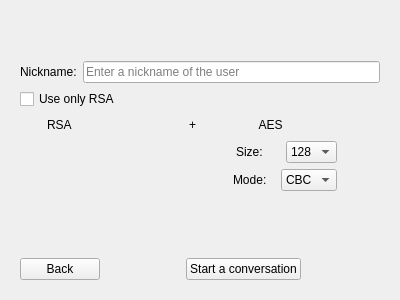
<?xml version="1.0" encoding="UTF-8"?>
<ui version="4.0">
 <class>defaultScreen</class>
 <widget class="QWidget" name="defaultScreen">
  <property name="geometry">
   <rect>
    <x>0</x>
    <y>0</y>
    <width>400</width>
    <height>300</height>
   </rect>
  </property>
  <property name="windowTitle">
   <string>Form</string>
  </property>
  <layout class="QHBoxLayout" name="horizontalLayout_4">
   <item>
    <widget class="QStackedWidget" name="stackedWidget">
     <property name="currentIndex">
      <number>1</number>
     </property>
     <widget class="QWidget" name="choicePage">
      <layout class="QVBoxLayout" name="verticalLayout">
       <item>
        <layout class="QVBoxLayout" name="verticalLayout_2">
         <item>
          <spacer name="verticalSpacer_3">
           <property name="orientation">
            <enum>Qt::Vertical</enum>
           </property>
           <property name="sizeHint" stdset="0">
            <size>
             <width>20</width>
             <height>40</height>
            </size>
           </property>
          </spacer>
         </item>
         <item>
          <layout class="QHBoxLayout" name="horizontalLayout">
           <item>
            <spacer name="horizontalSpacer_2">
             <property name="orientation">
              <enum>Qt::Horizontal</enum>
             </property>
             <property name="sizeHint" stdset="0">
              <size>
               <width>40</width>
               <height>20</height>
              </size>
             </property>
            </spacer>
           </item>
           <item>
            <widget class="QPushButton" name="jumpToPMBtn">
             <property name="text">
              <string>Start new converstaion</string>
             </property>
            </widget>
           </item>
           <item>
            <spacer name="horizontalSpacer">
             <property name="orientation">
              <enum>Qt::Horizontal</enum>
             </property>
             <property name="sizeHint" stdset="0">
              <size>
               <width>40</width>
               <height>20</height>
              </size>
             </property>
            </spacer>
           </item>
          </layout>
         </item>
         <item>
          <spacer name="verticalSpacer">
           <property name="orientation">
            <enum>Qt::Vertical</enum>
           </property>
           <property name="sizeHint" stdset="0">
            <size>
             <width>20</width>
             <height>40</height>
            </size>
           </property>
          </spacer>
         </item>
         <item>
          <layout class="QHBoxLayout" name="horizontalLayout_2">
           <item>
            <spacer name="horizontalSpacer_5">
             <property name="orientation">
              <enum>Qt::Horizontal</enum>
             </property>
             <property name="sizeHint" stdset="0">
              <size>
               <width>40</width>
               <height>20</height>
              </size>
             </property>
            </spacer>
           </item>
           <item>
            <widget class="QPushButton" name="jumpToCGroupsBtn">
             <property name="text">
              <string>Create a group</string>
             </property>
            </widget>
           </item>
           <item>
            <spacer name="horizontalSpacer_6">
             <property name="orientation">
              <enum>Qt::Horizontal</enum>
             </property>
             <property name="sizeHint" stdset="0">
              <size>
               <width>40</width>
               <height>20</height>
              </size>
             </property>
            </spacer>
           </item>
          </layout>
         </item>
         <item>
          <spacer name="verticalSpacer_4">
           <property name="orientation">
            <enum>Qt::Vertical</enum>
           </property>
           <property name="sizeHint" stdset="0">
            <size>
             <width>20</width>
             <height>40</height>
            </size>
           </property>
          </spacer>
         </item>
         <item>
          <layout class="QHBoxLayout" name="horizontalLayout_3">
           <item>
            <spacer name="horizontalSpacer_4">
             <property name="orientation">
              <enum>Qt::Horizontal</enum>
             </property>
             <property name="sizeHint" stdset="0">
              <size>
               <width>40</width>
               <height>20</height>
              </size>
             </property>
            </spacer>
           </item>
           <item>
            <widget class="QPushButton" name="jumpToJGroupsBtn">
             <property name="text">
              <string>Join a group</string>
             </property>
            </widget>
           </item>
           <item>
            <spacer name="horizontalSpacer_3">
             <property name="orientation">
              <enum>Qt::Horizontal</enum>
             </property>
             <property name="sizeHint" stdset="0">
              <size>
               <width>40</width>
               <height>20</height>
              </size>
             </property>
            </spacer>
           </item>
          </layout>
         </item>
         <item>
          <spacer name="verticalSpacer_2">
           <property name="orientation">
            <enum>Qt::Vertical</enum>
           </property>
           <property name="sizeHint" stdset="0">
            <size>
             <width>20</width>
             <height>40</height>
            </size>
           </property>
          </spacer>
         </item>
        </layout>
       </item>
      </layout>
     </widget>
     <widget class="QWidget" name="startPrivateMessages">
      <layout class="QVBoxLayout" name="verticalLayout_4">
       <item>
        <layout class="QVBoxLayout" name="verticalLayout_3">
         <item>
          <spacer name="verticalSpacer_6">
           <property name="orientation">
            <enum>Qt::Vertical</enum>
           </property>
           <property name="sizeHint" stdset="0">
            <size>
             <width>20</width>
             <height>40</height>
            </size>
           </property>
          </spacer>
         </item>
         <item>
          <layout class="QHBoxLayout" name="horizontalLayout_5">
           <item>
            <widget class="QLabel" name="label">
             <property name="text">
              <string>Nickname:</string>
             </property>
            </widget>
           </item>
           <item>
            <widget class="QLineEdit" name="userNicknameLE">
             <property name="maxLength">
              <number>32</number>
             </property>
             <property name="placeholderText">
              <string>Enter a nickname of the user</string>
             </property>
            </widget>
           </item>
          </layout>
         </item>
         <item>
          <widget class="QCheckBox" name="rsaCheckbox">
           <property name="toolTip">
            <string>Warning: experimental, not secure! </string>
           </property>
           <property name="text">
            <string>Use only RSA</string>
           </property>
          </widget>
         </item>
         <item>
          <layout class="QHBoxLayout" name="horizontalLayout_14" stretch="1,5,7">
           <item>
            <spacer name="horizontalSpacer_18">
             <property name="orientation">
              <enum>Qt::Horizontal</enum>
             </property>
             <property name="sizeHint" stdset="0">
              <size>
               <width>40</width>
               <height>20</height>
              </size>
             </property>
            </spacer>
           </item>
           <item>
            <widget class="QLabel" name="label_8">
             <property name="text">
              <string>RSA</string>
             </property>
            </widget>
           </item>
           <item>
            <widget class="QLabel" name="aesLabel">
             <property name="font">
              <font>
               <strikeout>false</strikeout>
              </font>
             </property>
             <property name="text">
              <string>+                   AES</string>
             </property>
            </widget>
           </item>
          </layout>
         </item>
         <item>
          <layout class="QHBoxLayout" name="horizontalLayout_15" stretch="5,1,1,1">
           <item>
            <spacer name="horizontalSpacer_19">
             <property name="orientation">
              <enum>Qt::Horizontal</enum>
             </property>
             <property name="sizeHint" stdset="0">
              <size>
               <width>40</width>
               <height>20</height>
              </size>
             </property>
            </spacer>
           </item>
           <item>
            <widget class="QLabel" name="label_10">
             <property name="text">
              <string>Size:</string>
             </property>
            </widget>
           </item>
           <item>
            <widget class="QComboBox" name="aesSize">
             <property name="editable">
              <bool>false</bool>
             </property>
             <property name="currentText">
              <string>128</string>
             </property>
             <item>
              <property name="text">
               <string>128</string>
              </property>
             </item>
             <item>
              <property name="text">
               <string>192</string>
              </property>
             </item>
             <item>
              <property name="text">
               <string>256</string>
              </property>
             </item>
            </widget>
           </item>
           <item>
            <spacer name="horizontalSpacer_21">
             <property name="orientation">
              <enum>Qt::Horizontal</enum>
             </property>
             <property name="sizeHint" stdset="0">
              <size>
               <width>40</width>
               <height>20</height>
              </size>
             </property>
            </spacer>
           </item>
          </layout>
         </item>
         <item>
          <layout class="QHBoxLayout" name="horizontalLayout_16" stretch="5,1,1,1">
           <item>
            <spacer name="horizontalSpacer_20">
             <property name="orientation">
              <enum>Qt::Horizontal</enum>
             </property>
             <property name="sizeHint" stdset="0">
              <size>
               <width>40</width>
               <height>20</height>
              </size>
             </property>
            </spacer>
           </item>
           <item>
            <widget class="QLabel" name="label_9">
             <property name="text">
              <string>Mode:</string>
             </property>
            </widget>
           </item>
           <item>
            <widget class="QComboBox" name="aesMode">
             <item>
              <property name="text">
               <string>CBC</string>
              </property>
             </item>
             <item>
              <property name="text">
               <string>CFB</string>
              </property>
             </item>
             <item>
              <property name="text">
               <string>OFB</string>
              </property>
             </item>
             <item>
              <property name="text">
               <string>ECB</string>
              </property>
             </item>
            </widget>
           </item>
           <item>
            <spacer name="horizontalSpacer_22">
             <property name="orientation">
              <enum>Qt::Horizontal</enum>
             </property>
             <property name="sizeHint" stdset="0">
              <size>
               <width>40</width>
               <height>20</height>
              </size>
             </property>
            </spacer>
           </item>
          </layout>
         </item>
         <item>
          <spacer name="verticalSpacer_5">
           <property name="orientation">
            <enum>Qt::Vertical</enum>
           </property>
           <property name="sizeHint" stdset="0">
            <size>
             <width>20</width>
             <height>40</height>
            </size>
           </property>
          </spacer>
         </item>
         <item>
          <widget class="QLabel" name="errorLabelPM">
           <property name="text">
            <string/>
           </property>
           <property name="alignment">
            <set>Qt::AlignCenter</set>
           </property>
          </widget>
         </item>
         <item>
          <layout class="QHBoxLayout" name="horizontalLayout_6">
           <item>
            <widget class="QPushButton" name="backPMBtn">
             <property name="text">
              <string>Back</string>
             </property>
            </widget>
           </item>
           <item>
            <spacer name="horizontalSpacer_7">
             <property name="orientation">
              <enum>Qt::Horizontal</enum>
             </property>
             <property name="sizeHint" stdset="0">
              <size>
               <width>40</width>
               <height>20</height>
              </size>
             </property>
            </spacer>
           </item>
           <item>
            <widget class="QPushButton" name="startConversationBtn">
             <property name="text">
              <string>Start a conversation</string>
             </property>
            </widget>
           </item>
           <item>
            <spacer name="horizontalSpacer_8">
             <property name="orientation">
              <enum>Qt::Horizontal</enum>
             </property>
             <property name="sizeHint" stdset="0">
              <size>
               <width>40</width>
               <height>20</height>
              </size>
             </property>
            </spacer>
           </item>
          </layout>
         </item>
        </layout>
       </item>
      </layout>
     </widget>
     <widget class="QWidget" name="joinGroups">
      <layout class="QVBoxLayout" name="verticalLayout_6">
       <item>
        <layout class="QVBoxLayout" name="verticalLayout_5">
         <item>
          <spacer name="verticalSpacer_9">
           <property name="orientation">
            <enum>Qt::Vertical</enum>
           </property>
           <property name="sizeHint" stdset="0">
            <size>
             <width>20</width>
             <height>40</height>
            </size>
           </property>
          </spacer>
         </item>
         <item>
          <layout class="QHBoxLayout" name="horizontalLayout_7" stretch="1,1,5">
           <item>
            <widget class="QLabel" name="label_2">
             <property name="text">
              <string>Group's name:  </string>
             </property>
            </widget>
           </item>
           <item>
            <spacer name="horizontalSpacer_10">
             <property name="orientation">
              <enum>Qt::Horizontal</enum>
             </property>
             <property name="sizeHint" stdset="0">
              <size>
               <width>40</width>
               <height>20</height>
              </size>
             </property>
            </spacer>
           </item>
           <item>
            <widget class="QLineEdit" name="JGroupNameLE"/>
           </item>
          </layout>
         </item>
         <item>
          <spacer name="verticalSpacer_8">
           <property name="orientation">
            <enum>Qt::Vertical</enum>
           </property>
           <property name="sizeHint" stdset="0">
            <size>
             <width>20</width>
             <height>40</height>
            </size>
           </property>
          </spacer>
         </item>
         <item>
          <layout class="QHBoxLayout" name="horizontalLayout_8" stretch="1,1,7">
           <item>
            <widget class="QLabel" name="label_3">
             <property name="text">
              <string>Group's password:</string>
             </property>
            </widget>
           </item>
           <item>
            <spacer name="horizontalSpacer_9">
             <property name="orientation">
              <enum>Qt::Horizontal</enum>
             </property>
             <property name="sizeHint" stdset="0">
              <size>
               <width>40</width>
               <height>20</height>
              </size>
             </property>
            </spacer>
           </item>
           <item>
            <widget class="QLineEdit" name="JGroupPasswordLE">
             <property name="echoMode">
              <enum>QLineEdit::Password</enum>
             </property>
            </widget>
           </item>
          </layout>
         </item>
         <item>
          <spacer name="verticalSpacer_7">
           <property name="orientation">
            <enum>Qt::Vertical</enum>
           </property>
           <property name="sizeHint" stdset="0">
            <size>
             <width>20</width>
             <height>40</height>
            </size>
           </property>
          </spacer>
         </item>
         <item>
          <widget class="QLabel" name="errorLabelJGroup">
           <property name="text">
            <string/>
           </property>
           <property name="alignment">
            <set>Qt::AlignCenter</set>
           </property>
          </widget>
         </item>
         <item>
          <layout class="QHBoxLayout" name="horizontalLayout_9">
           <item>
            <widget class="QPushButton" name="backJGroupBtn">
             <property name="text">
              <string>Back</string>
             </property>
            </widget>
           </item>
           <item>
            <spacer name="horizontalSpacer_11">
             <property name="orientation">
              <enum>Qt::Horizontal</enum>
             </property>
             <property name="sizeHint" stdset="0">
              <size>
               <width>40</width>
               <height>20</height>
              </size>
             </property>
            </spacer>
           </item>
           <item>
            <widget class="QPushButton" name="joinGroupBtn">
             <property name="text">
              <string>Join the group</string>
             </property>
            </widget>
           </item>
           <item>
            <spacer name="horizontalSpacer_12">
             <property name="orientation">
              <enum>Qt::Horizontal</enum>
             </property>
             <property name="sizeHint" stdset="0">
              <size>
               <width>40</width>
               <height>20</height>
              </size>
             </property>
            </spacer>
           </item>
          </layout>
         </item>
        </layout>
       </item>
      </layout>
     </widget>
     <widget class="QWidget" name="createGroups">
      <layout class="QVBoxLayout" name="verticalLayout_8">
       <item>
        <layout class="QVBoxLayout" name="verticalLayout_7">
         <item>
          <spacer name="verticalSpacer_12">
           <property name="orientation">
            <enum>Qt::Vertical</enum>
           </property>
           <property name="sizeHint" stdset="0">
            <size>
             <width>20</width>
             <height>40</height>
            </size>
           </property>
          </spacer>
         </item>
         <item>
          <layout class="QHBoxLayout" name="horizontalLayout_10" stretch="1,1,3">
           <item>
            <widget class="QLabel" name="label_6">
             <property name="text">
              <string>Group's name: </string>
             </property>
            </widget>
           </item>
           <item>
            <spacer name="horizontalSpacer_15">
             <property name="orientation">
              <enum>Qt::Horizontal</enum>
             </property>
             <property name="sizeHint" stdset="0">
              <size>
               <width>40</width>
               <height>20</height>
              </size>
             </property>
            </spacer>
           </item>
           <item>
            <widget class="QLineEdit" name="CGroupNameLE">
             <property name="maxLength">
              <number>60</number>
             </property>
            </widget>
           </item>
          </layout>
         </item>
         <item>
          <spacer name="verticalSpacer_11">
           <property name="orientation">
            <enum>Qt::Vertical</enum>
           </property>
           <property name="sizeHint" stdset="0">
            <size>
             <width>20</width>
             <height>40</height>
            </size>
           </property>
          </spacer>
         </item>
         <item>
          <layout class="QHBoxLayout" name="horizontalLayout_11" stretch="1,1,3">
           <item>
            <widget class="QLabel" name="label_5">
             <property name="text">
              <string>Group's password: </string>
             </property>
            </widget>
           </item>
           <item>
            <spacer name="horizontalSpacer_14">
             <property name="orientation">
              <enum>Qt::Horizontal</enum>
             </property>
             <property name="sizeHint" stdset="0">
              <size>
               <width>40</width>
               <height>20</height>
              </size>
             </property>
            </spacer>
           </item>
           <item>
            <widget class="QLineEdit" name="CGroupPasswordLE">
             <property name="maxLength">
              <number>32</number>
             </property>
             <property name="echoMode">
              <enum>QLineEdit::Password</enum>
             </property>
            </widget>
           </item>
          </layout>
         </item>
         <item>
          <layout class="QHBoxLayout" name="horizontalLayout_12" stretch="1,1,12">
           <item>
            <widget class="QLabel" name="label_4">
             <property name="text">
              <string>Confirm group's password: </string>
             </property>
            </widget>
           </item>
           <item>
            <spacer name="horizontalSpacer_13">
             <property name="orientation">
              <enum>Qt::Horizontal</enum>
             </property>
             <property name="sizeHint" stdset="0">
              <size>
               <width>40</width>
               <height>20</height>
              </size>
             </property>
            </spacer>
           </item>
           <item>
            <widget class="QLineEdit" name="CGroupConfPasswordLE">
             <property name="maxLength">
              <number>32</number>
             </property>
             <property name="echoMode">
              <enum>QLineEdit::Password</enum>
             </property>
            </widget>
           </item>
          </layout>
         </item>
         <item>
          <spacer name="verticalSpacer_10">
           <property name="orientation">
            <enum>Qt::Vertical</enum>
           </property>
           <property name="sizeHint" stdset="0">
            <size>
             <width>20</width>
             <height>40</height>
            </size>
           </property>
          </spacer>
         </item>
         <item>
          <widget class="QLabel" name="errorLabelCGroup">
           <property name="text">
            <string/>
           </property>
           <property name="alignment">
            <set>Qt::AlignCenter</set>
           </property>
          </widget>
         </item>
         <item>
          <layout class="QHBoxLayout" name="horizontalLayout_13">
           <item>
            <widget class="QPushButton" name="backCGroupBtn">
             <property name="text">
              <string>Back</string>
             </property>
            </widget>
           </item>
           <item>
            <spacer name="horizontalSpacer_17">
             <property name="orientation">
              <enum>Qt::Horizontal</enum>
             </property>
             <property name="sizeHint" stdset="0">
              <size>
               <width>40</width>
               <height>20</height>
              </size>
             </property>
            </spacer>
           </item>
           <item>
            <widget class="QPushButton" name="createGroupBtn">
             <property name="text">
              <string>Create group</string>
             </property>
            </widget>
           </item>
           <item>
            <spacer name="horizontalSpacer_16">
             <property name="orientation">
              <enum>Qt::Horizontal</enum>
             </property>
             <property name="sizeHint" stdset="0">
              <size>
               <width>40</width>
               <height>20</height>
              </size>
             </property>
            </spacer>
           </item>
          </layout>
         </item>
        </layout>
       </item>
      </layout>
     </widget>
    </widget>
   </item>
  </layout>
 </widget>
 <resources/>
 <connections/>
</ui>
